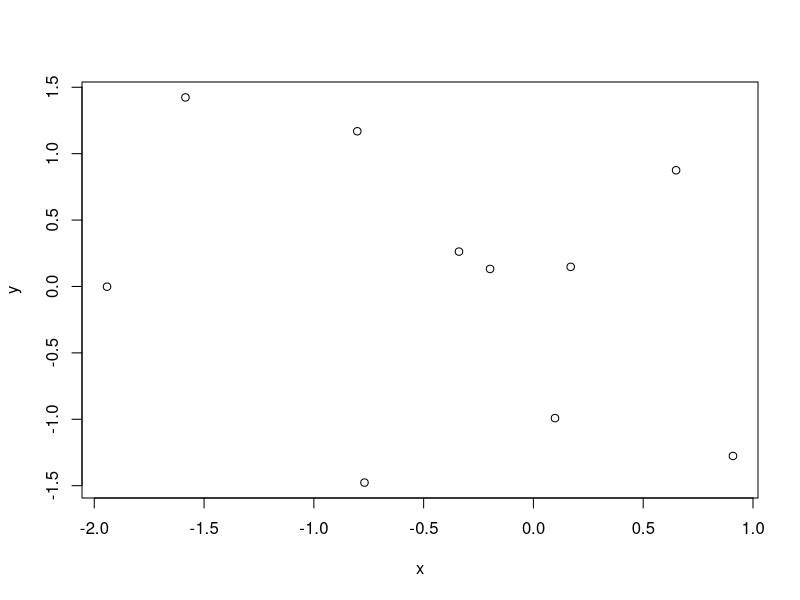
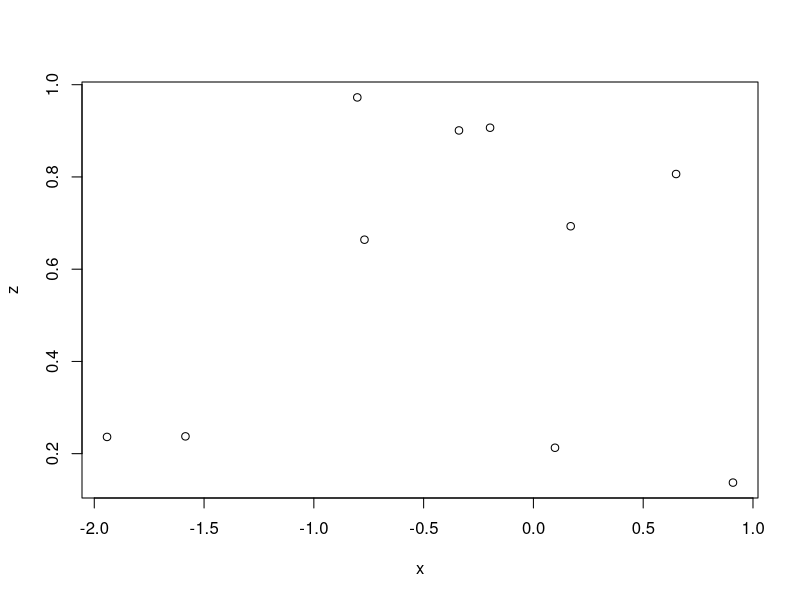
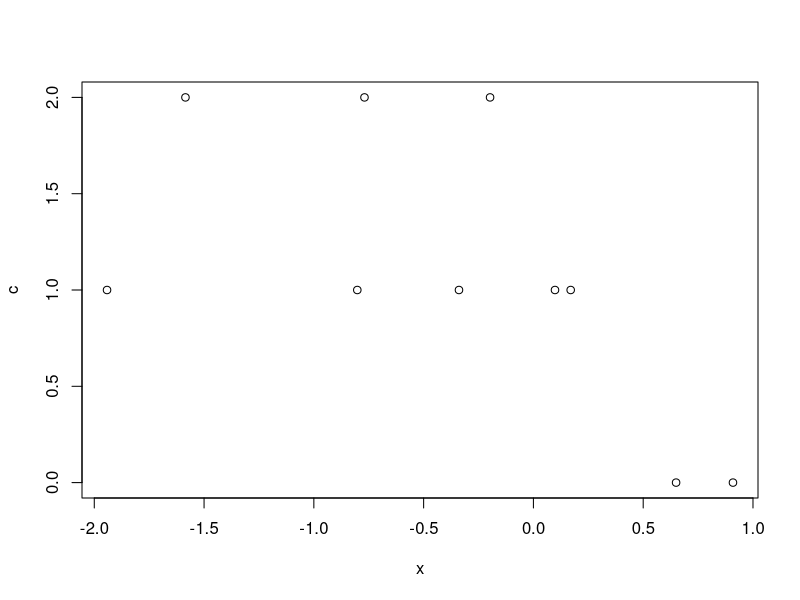

The R source for these figures, in order:
x = rnorm(10)
y = rnorm(10)

plot(x, y)

z = runif(10)

plot(x, z)

# Another comment


# Some modifications to the code
c<-rpois(10,1)
plot(x,c)
